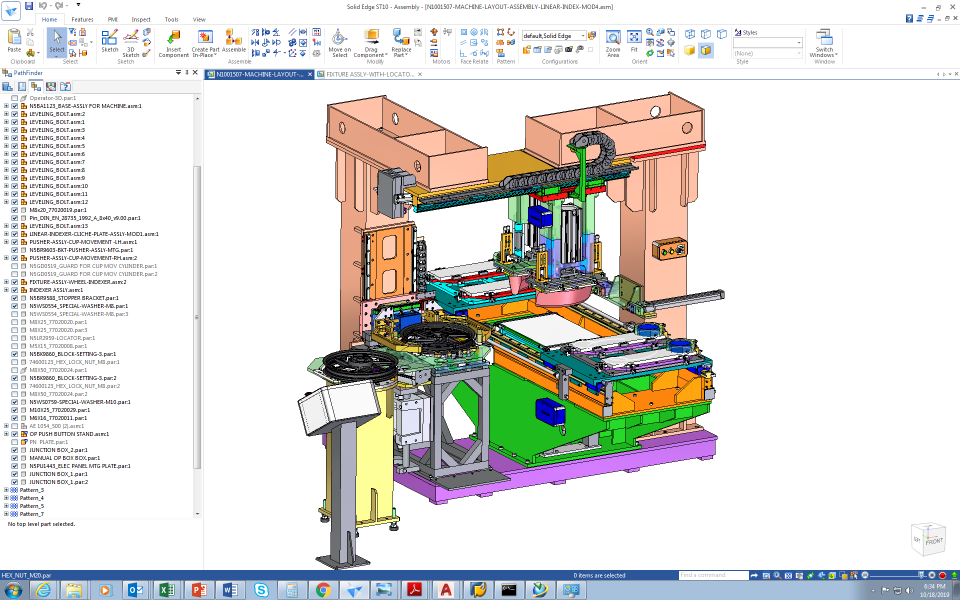
#> input picture padprinting-setup1.png, 1920 x 1200 px, given in place of opencv_frame_0.png, which was not available (shown at 1/2 size)
$ jupyter execute --allow-errors frameview_matplot.ipynb
#> lines starting #> are read from the running program, lines starting #| are printed output that depends on the picture; after the words box and inside, x2 and y2 are one past the last pixel; in counts of white or black regions, pixels touching at a corner belong together; pictures that were not available may be replaced by others from this repository, and a replacement may not be noted
[cell 1]
import cv2 as cv
from matplotlib import pyplot as plt
from matplotlib.animation import FuncAnimation

# [9 lines of commented-out code are left out]
ax1 = plt.subplot(1,1,1)
#ax2 = plt.subplot(1,2,2)

img_path="opencv_frame_0.png"
img=cv.imread(img_path)
#> img is the input picture: shape (1200, 1920, 3); mean B, G, R 215.2, 218.8, 219.9

#create two image plots
im1 = ax1.imshow(img)
# [8 lines of commented-out code are left out]

[cell 2]
import numpy as np
(h,w) = img.shape[:2]
#> h = 1200; w = 1920
image_gray= cv.cvtColor(img, cv.COLOR_RGB2GRAY)
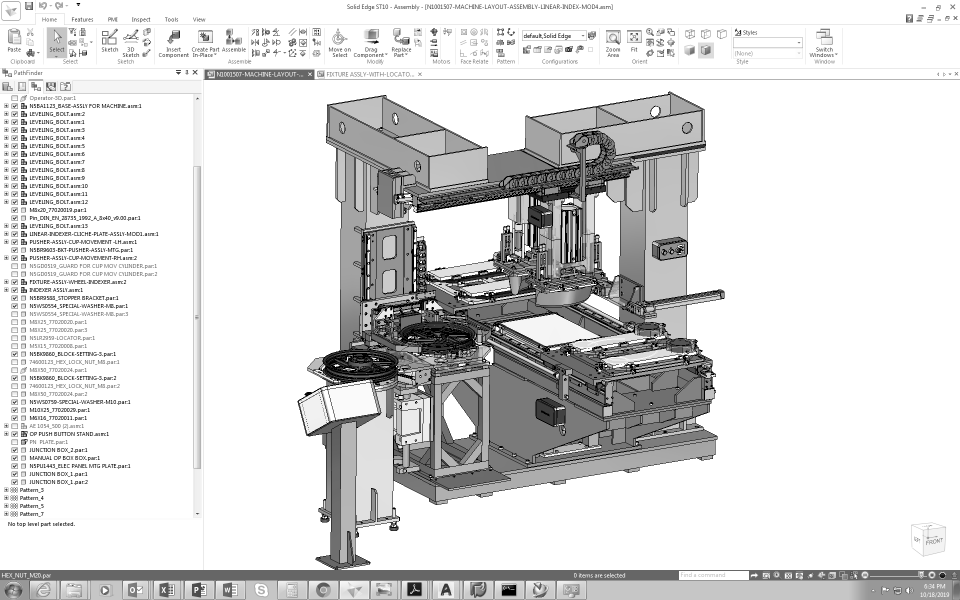
#> image_gray: shape (1200, 1920) (shown at 1/2 size); min 0, max 255, mean 217.8
ROI= np.array([[(250,280),(250,180),(360,180),(360,280)]], dtype= np.int32)

[cell 3]
blank= np.zeros_like(image_gray)
region_of_interest= cv.fillPoly(blank, ROI,255)
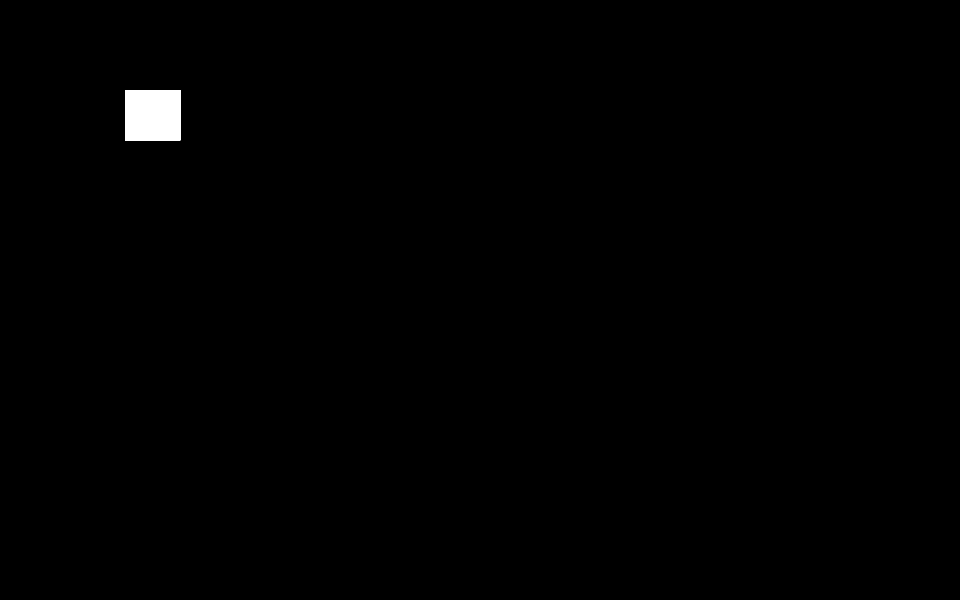
#> blank: shape (1200, 1920) (shown at 1/2 size); 0.49% white; 1 white region, box (x1, y1, x2, y2) and area: (250, 180, 361, 281) 11211
region_of_interest_image= cv.bitwise_and(image_gray, region_of_interest)
crop=region_of_interest_image[180:280, 250:360]
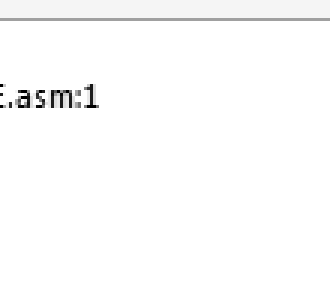
#> crop: shape (100, 110) (shown 3 times larger); min 0, max 255, mean 251.8
#cropped=cv.cvtColor(crop,cv.COLOR_)
plt.imshow(crop,cmap='gray')

[cell 4]
img2 = crop.copy()
temp_path="savedImage1.png"
template = cv.imread(temp_path)
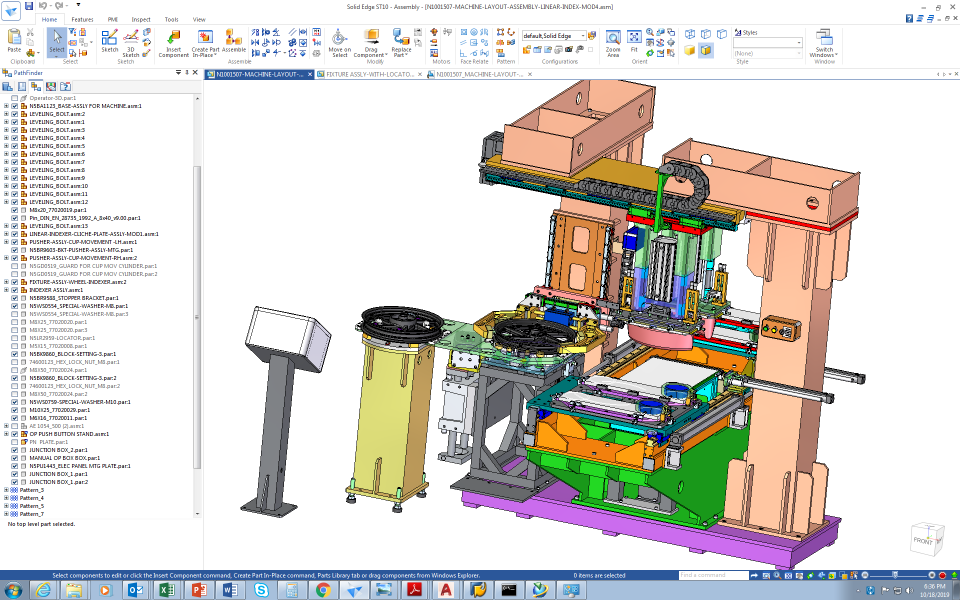
#> input picture padprinting-setup2.png, 1920 x 1200 px, given in place of savedImage1.png, which was not available (shown at 1/2 size)
#> template is the input picture: shape (1200, 1920, 3); mean B, G, R 207, 212, 215.3
#w, h = template.shape[::-1]
(h,w)= template.shape[:2]

methods = ['cv.TM_CCOEFF', 'cv.TM_CCORR', 'cv.TM_SQDIFF']
#> (the rest of this cell did not finish here and is left out)
